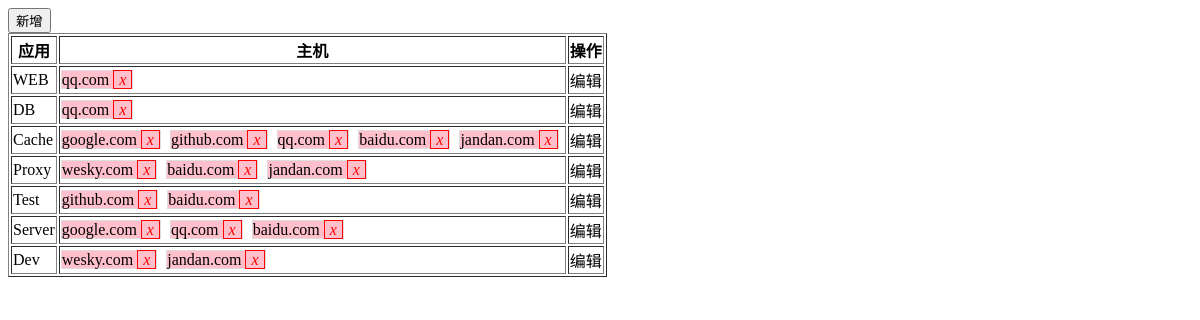
The page /hms/app/ on the database its author committed.
### hms/models.py (models this page shows)
class Application(models.Model):
    name = models.CharField(max_length=32)
    r = models.ManyToManyField("Host")

class Host(models.Model):
    nid = models.AutoField(primary_key=True)
    hostname = models.CharField(max_length=32, db_index=True)
    ip = models.GenericIPAddressField(protocol='ipv4',db_index=True)
    port = models.IntegerField()
    business = models.ForeignKey(to="Business", to_field='id')

### hms/views.py (the view, shortened to what this page needs)
class App(View):
    def get(self, request):
        objs = models.Application.objects.all()
        hosts = models.Host.objects.all()
        return render(request, 'app.html', {"objs": objs, "hosts":hosts})

### templates/app.html (shortened to what this page needs)
<!DOCTYPE html>
<html lang="en">
<head>
</head>
<body>
<div><input type="button" value="新增"></div>
<table border="1">
    <thead>
        <tr>
            <th>应用</th>
            <th>主机</th>
            <th>操作</th>
        </tr>
    </thead>
    <tbody>
        {% for obj in objs %}
        <tr>
            <td appid="{{ obj.id }}">{{ obj.name }}</td>
            <td>
                {% for host in obj.r.all %}
                    <span class="hosts" hid="{{ host.nid }}">
                        {{ host.hostname }}
                        <i>x</i></span>
                {% endfor %}
            </td>
            <td><a class="edit">编辑</a></td>
        </tr>
        {% endfor %}
    </tbody>
</table>
</body>
</html>

### templates/app.html (style rules this page uses)
.hosts { height: 22px; line-height: 22px; border: 1px solid #DDD; vertical-align: top; margin: 0 5px 5px 0; background: pink; }
i { color: red; padding: 0 5px 0 5px; border: 1px solid red; }

### rows shown on the page
Application: name "WEB"
Host: hostname "qq.com"
Application: name "DB"
Application: name "Cache"
Host: hostname "google.com"
Host: hostname "github.com"
Host: hostname "baidu.com"
Host: hostname "jandan.com"
Application: name "Proxy"
Host: hostname "wesky.com"
Application: name "Test"
Application: name "Server"
Application: name "Dev"
